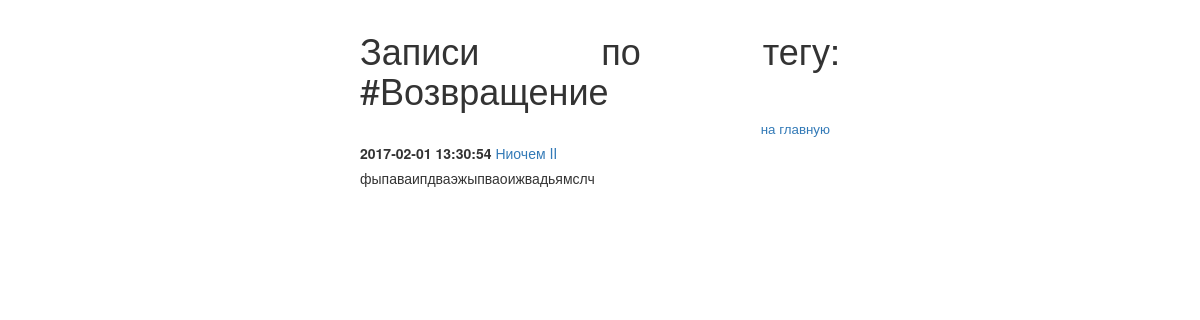
Screenshot of /include/posttotag.php?tag=Возвращение with the database file from the repository.
### tables this page shows
CREATE TABLE `post` (
  `post_id` bigint(20) unsigned NOT NULL AUTO_INCREMENT,
  `post_title` varchar(255) DEFAULT NULL,
  `post_min_text` text,
  `post_text` text,
  `post_create_datetime` timestamp NULL DEFAULT NULL,
  `post_update_datetime` timestamp NOT NULL DEFAULT CURRENT_TIMESTAMP ON UPDATE CURRENT_TIMESTAMP,
  UNIQUE KEY `post_id` (`post_id`)
);

### include/db.php (called while the page is built, shortened)
<?php
try {
    $link = new PDO('mysql:host=localhost;dbname=blog', 'level', 'pass');
} catch (PDOException $e) {
    print "Error!: " . $e->getMessage() . "<br/>";
    die();
}
if($_GET['tag']) {
    $gettag = $_GET['tag'];
    $select_post_tag = $link ->query("SELECT tag_id FROM tag WHERE tag_title = '$gettag'");
    if (!$select_post_tag) {
        echo "PDO::errorInfo():";
        print_r($link->errorInfo());
    } else $insert_tag_id = $select_post_tag->fetchAll();
    $tag_id_for_post = $insert_tag_id[0][0];
    $select_posts_for_tag = $link ->query("SELECT post.* from post LEFT JOIN post_to_tag USING (post_id) WHERE post_to_tag.tag_id = '$tag_id_for_post' ORDER BY post.post_create_datetime DESC");
    $result_posts_for_tag = $select_posts_for_tag ->fetchAll(PDO::FETCH_ASSOC);
}

### include/posttotag.php (the view, shortened to what this page needs)
<?php
require_once '/var/www/html/blog/include/db.php';
?>
<!DOCTYPE html>
<html lang="ru">
	<head>
		<link rel="stylesheet" href="../css/bootstrap.css">
		<link rel="stylesheet" href="../css/styless.css">
	</head>
	<body>
		<div id="wrapper">
			<h1>Записи по тегу: <?="#".$_GET['tag']; ?></h1>
			<p class="nav">
				<a href="../index.php">на главную</a>
			</p>
            <?php for($i=0;$i<count($result_posts_for_tag);$i++):?>
			<div class="note">
				<p>
					<span class="date"><?=$result_posts_for_tag[$i]['post_create_datetime'];?></span>
					<a href="../include/note.php?id=<?=$result_posts_for_tag[$i]['post_id']?>"><?=$result_posts_for_tag[$i]['post_title'];?></a>
				</p>
				<p>
					<?=$result_posts_for_tag[$i]['post_min_text'];?>
				</p>
			</div>
            <?php endfor;
            ?>
		</div>
	</body>
</html>

### css/styless.css (style rules this page uses)
#wrapper { width: 500px; margin: 0px auto; padding: 10px; text-align: justify; }
#wrapper > div { margin-bottom: 15px; }
#wrapper p { margin-bottom: 5px; }
.date { font-weight: bold; }
.nav { text-align: right; padding-right: 10px; font-size: 10pt; }

### rows the page displays
post: post_create_datetime "2017-02-01 13:30:54", post_title "Ниочем II", post_min_text "фыпаваипдваэжыпваоижвадьямслч"

### other values shown
$_GET['tag'] "Возвращение"
